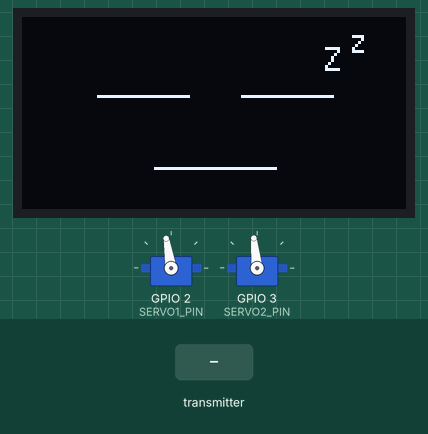
Simulated run of this sketch. Board: ESP32. Shown: 128×64 one-colour display, 2 × servo. Inputs (shaded band) come from the test bench.

Above: at 1.2 s.
1.3 s: the transmitter starts sending leftMotor = 1024
At 1.7 s:
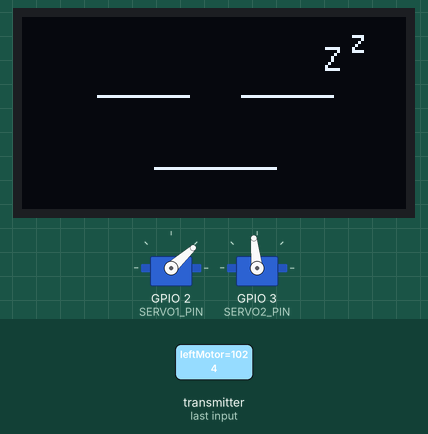
At 2.9 s:
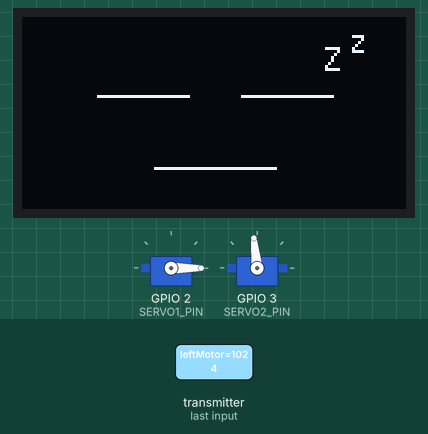
3.8 s: the transmitter starts sending rightMotor = 4095
At 4.6 s:
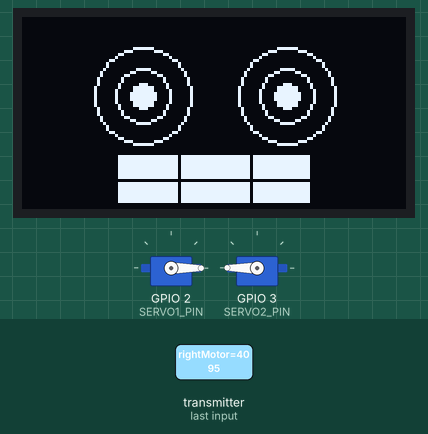
6.8 s: the transmitter starts sending leftMotor = 0
At 7.55 s:
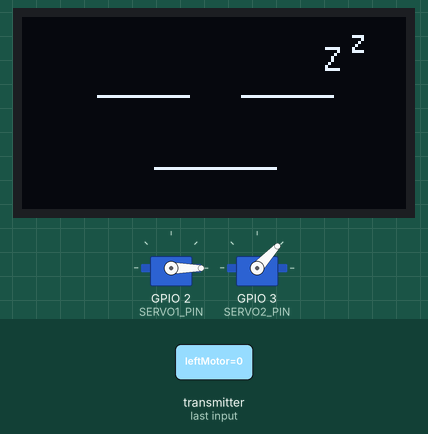
9.8 s: the transmitter starts sending rightMotor = 0
12.8 s: the transmitter starts sending rightMotor = 2048
15.8 s: the transmitter starts sending rightMotor = 0
Timing chart, 0 to 23.3 s (numbered marks = the images above; inputs shaded):
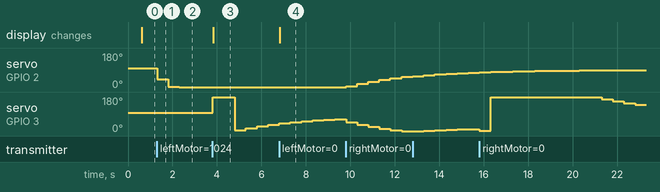

The sketch:

bot_without_joystick1.ino
```cpp
#include <esp_now.h>
#include <WiFi.h>
#include <ESP32Servo.h>
#include <Wire.h>
#include <U8g2lib.h>

U8G2_SSD1306_128X64_NONAME_F_HW_I2C u8g2(U8G2_R0, U8X8_PIN_NONE, U8X8_PIN_NONE);

const int SERVO1_PIN = 2;
const int SERVO2_PIN = 3;

const int STOP_POS_L   = 99;
const int STOP_POS_R   = 96;
const int MAX_SPEED    = 10;
const int DEADBAND     = 20;   // ← ignore noise below this value
const float SMOOTH     = 0.15f; // ← EMA factor: lower = smoother (try 0.1–0.3)

typedef struct struct_message {
  int leftMotor;
  int rightMotor;
} struct_message;

struct_message incomingData;

Servo servo1, servo2;
unsigned long lastCmdMs    = 0;
const long WATCHDOG_MS     = 600;
volatile bool newDataReceived = false;

// Smoothed targets (floats to accumulate fractional changes)
float smoothL = 0.0f;
float smoothR = 0.0f;

// Display update throttle
unsigned long lastDisplayMs = 0;
const long DISPLAY_INTERVAL = 150; // update OLED at most every 150ms
String lastLabel = "";

// ── OLED FACES ────────────────────────────────────────────────

void drawFaceForward() {
  u8g2.drawCircle(40,26,16); u8g2.drawCircle(40,26,9); u8g2.drawDisc(40,26,4);
  u8g2.drawCircle(88,26,16); u8g2.drawCircle(88,26,9); u8g2.drawDisc(88,26,4);
  u8g2.drawBox(32,46,64,16);
  u8g2.setDrawColor(0);
  u8g2.drawHLine(32,54,64); u8g2.drawVLine(52,46,16); u8g2.drawVLine(76,46,16);
  u8g2.setDrawColor(1);
}
void drawFaceReverse() {
  u8g2.drawLine(25,13,55,38); u8g2.drawLine(55,13,25,38);
  u8g2.drawLine(73,13,103,38); u8g2.drawLine(103,13,73,38);
  u8g2.drawLine(40,54,60,50); u8g2.drawLine(60,50,80,56); u8g2.drawLine(80,56,100,50);
}
void drawFaceLeft() {
  u8g2.drawCircle(40,26,14); u8g2.drawDisc(35,26,5);
  u8g2.drawLine(73,26,103,26);
  u8g2.drawLine(30,52,75,52); u8g2.drawLine(75,52,90,45);
}
void drawFaceRight() {
  u8g2.drawLine(25,26,55,26);
  u8g2.drawCircle(88,26,14); u8g2.drawDisc(93,26,5);
  u8g2.drawLine(53,52,98,52); u8g2.drawLine(53,52,38,45);
}
void drawFaceStop() {
  u8g2.drawLine(25,26,55,26); u8g2.drawLine(73,26,103,26); u8g2.drawLine(44,50,84,50);
  u8g2.setFont(u8g2_font_helvR08_tr);
  u8g2.drawStr(100,18,"Z"); u8g2.drawStr(110,12,"z");
}
void drawFaceReady() {
  u8g2.drawCircle(40,26,12); u8g2.drawDisc(40,26,4);
  u8g2.drawCircle(88,26,12); u8g2.drawDisc(88,26,4);
  u8g2.drawEllipse(64,40,28,14);
}

void updateDisplay(String label) {
  u8g2.clearBuffer();
  u8g2.setDrawColor(1);
  label.toUpperCase();
  if      (label == "FORWARD")              drawFaceForward();
  else if (label == "REVERSE")              drawFaceReverse();
  else if (label == "LEFT")                 drawFaceLeft();
  else if (label == "RIGHT")                drawFaceRight();
  else if (label == "STOP" || label == "WATCHDOG") drawFaceStop();
  else                                      drawFaceReady();
  u8g2.sendBuffer();
}

// ── ESP-NOW CALLBACK ───────────────────────────────────────────

void OnDataRecv(const esp_now_recv_info_t *recv_info, const uint8_t *data, int len) {
  memcpy(&incomingData, data, sizeof(incomingData));
  newDataReceived = true;
  lastCmdMs = millis();
}

// ── SETUP ──────────────────────────────────────────────────────

void setup() {
  Serial.begin(115200);
  Wire.begin(5, 4);
  u8g2.begin();
  updateDisplay("BOOT");

  servo1.attach(SERVO1_PIN);
  servo2.attach(SERVO2_PIN);
  servo1.write(STOP_POS_L);
  servo2.write(STOP_POS_R);

  WiFi.mode(WIFI_STA);
  if (esp_now_init() != ESP_OK) { updateDisplay("ERR"); return; }
  esp_now_register_recv_cb(OnDataRecv);
  updateDisplay("READY");
}

// ── LOOP ───────────────────────────────────────────────────────

void loop() {

  // 1. WATCHDOG
  if (millis() - lastCmdMs > WATCHDOG_MS) {
    servo1.write(STOP_POS_L);
    servo2.write(STOP_POS_R);
    smoothL = 0; smoothR = 0;
    // Throttle display update even in watchdog
    if (millis() - lastDisplayMs > DISPLAY_INTERVAL) {
      updateDisplay("WATCHDOG");
      lastDisplayMs = millis();
    }
    newDataReceived = false;
    return;
  }

  // 2. PROCESS DATA
  if (newDataReceived) {
    newDataReceived = false;

    int rawL = incomingData.leftMotor;
    int rawR = incomingData.rightMotor;

    // Apply deadband: treat small values as zero
    if (abs(rawL) < DEADBAND) rawL = 0;
    if (abs(rawR) < DEADBAND) rawR = 0;

    // Exponential Moving Average smoothing
    smoothL += SMOOTH * (rawL - smoothL);
    smoothR += SMOOTH * (rawR - smoothR);

    // Map smoothed value to servo angle
    int s1, s2;
    if (abs(smoothL) < 2.0f) {
      s1 = STOP_POS_L;   // snap to exact stop when near zero
    } else {
      s1 = map((int)smoothL, -255, 255, 180 - MAX_SPEED, MAX_SPEED);
    }
    if (abs(smoothR) < 2.0f) {
      s2 = STOP_POS_R;
    } else {
      s2 = map((int)smoothR, -255, 255, MAX_SPEED, 180 - MAX_SPEED);
    }

    servo1.write(s1);
    servo2.write(s2);

    // Throttled display update — does NOT block servo writes
    if (millis() - lastDisplayMs > DISPLAY_INTERVAL) {
      String label = "STOP";
      if      (rawL > 50  && rawR > 50)  label = "FORWARD";
      else if (rawL < -50 && rawR < -50) label = "REVERSE";
      else if (rawL > 50  && rawR < -50) label = "RIGHT";
      else if (rawL < -50 && rawR > 50)  label = "LEFT";

      if (label != lastLabel) {   // only redraw if face changed
        updateDisplay(label);
        lastLabel = label;
      }
      lastDisplayMs = millis();
    }
  }
}
```

Measured:
- after the input at 1.3 s, servo on GPIO 2 (SERVO1_PIN): 99° → 42° at once, → 1° 0.50 s later, → 0° 0.50 s later
- after the input at 3.8 s, servo on GPIO 3 (SERVO2_PIN): 96° → 180° at once, → 4° 1.0 s later, → 15° 0.50 s later, → 25° 0.50 s later, … (5 changes in this stretch); the display: changes at once (image 3)
- after the input at 6.8 s, the display: changes at once (image 4)
